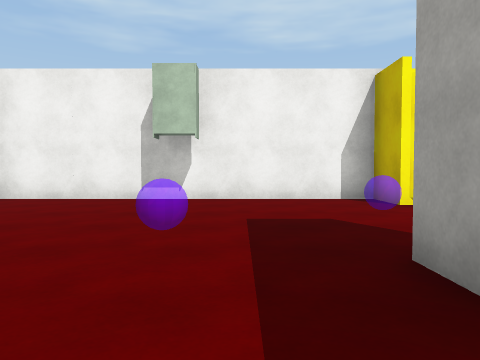
[1] (above)

16 first-person views from a walk through a 3-D level made in the Unity game engine. The camera is 1.2 m above the floor, tilts 2° down and sees 70° across. The floor is counted in squares, 2 m on a side. Each view is taken from the middle of a square. On the plan, view 1 faces up. The plan holds only what a view shows up to about 10 squares ahead; the rest is blank. The place goes on beyond the plan. The player character is not drawn. Surface patterns are stand-ins for the level's own textures.

[2]
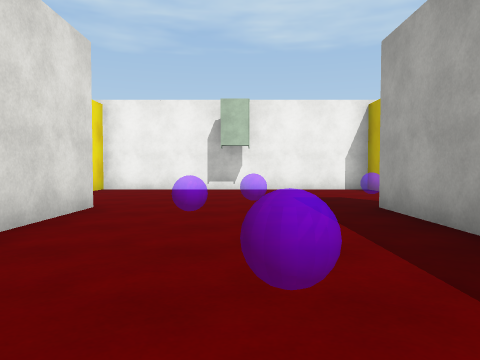

[3]
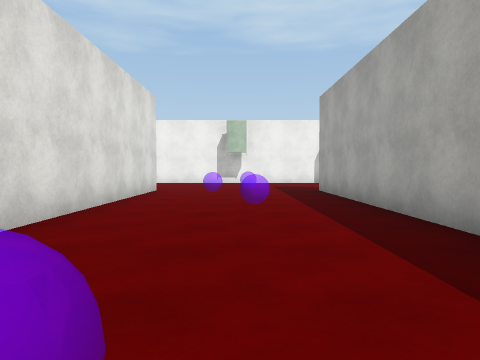

[4]
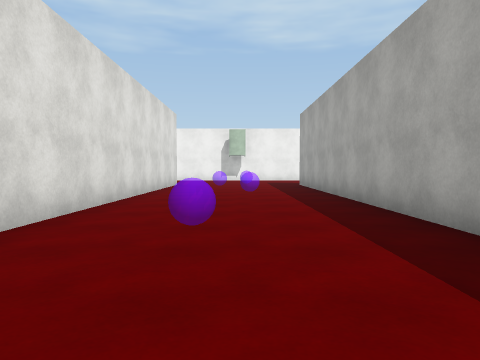

[5]
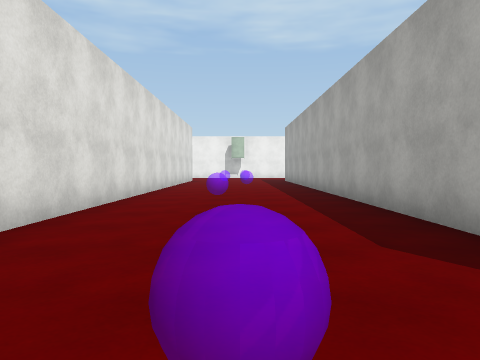

[6]
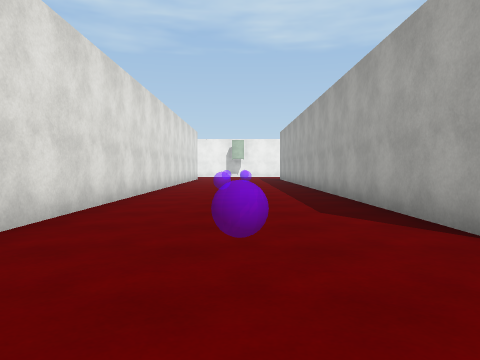

[7]
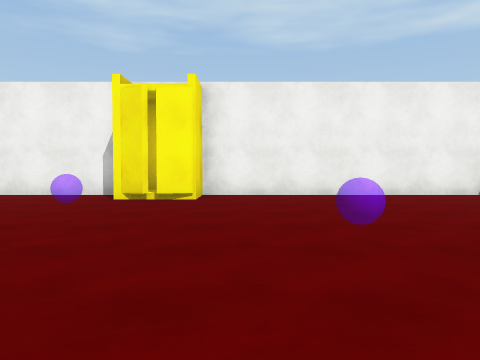

[8]
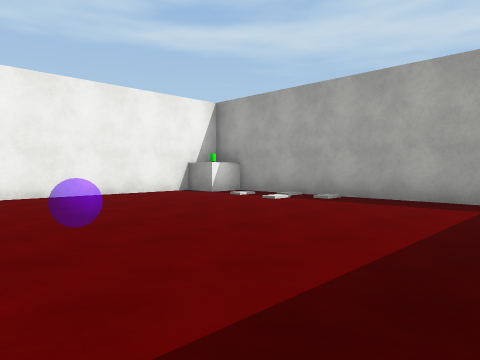

[9]
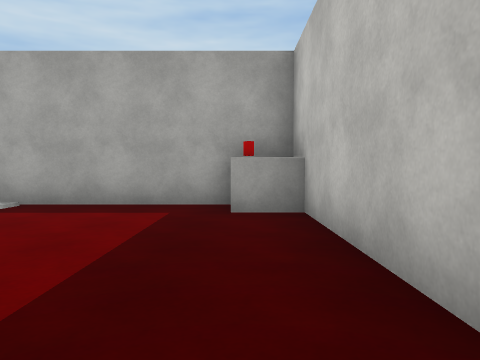

[10]
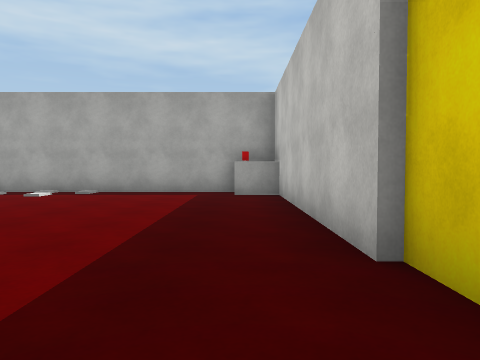

[11]
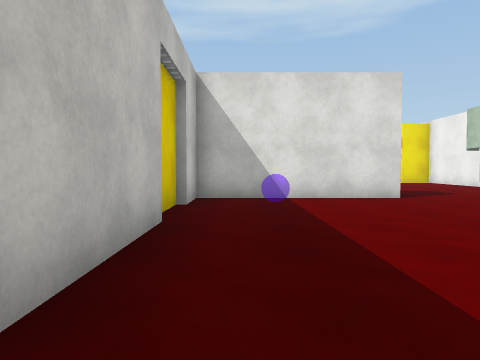

[12]
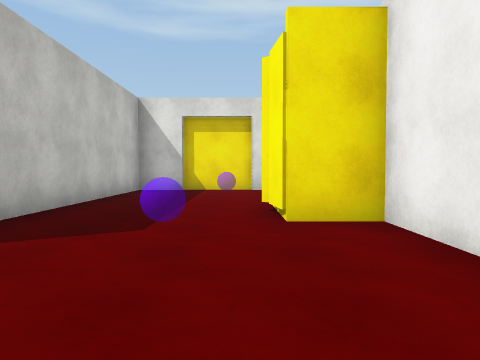

[13]
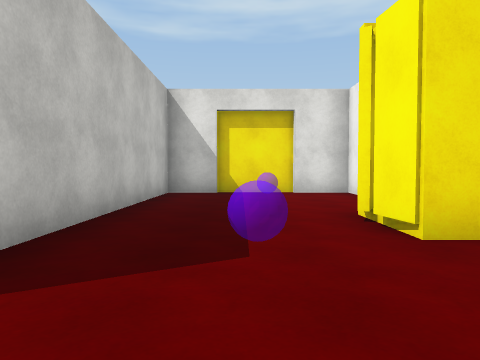

[14]
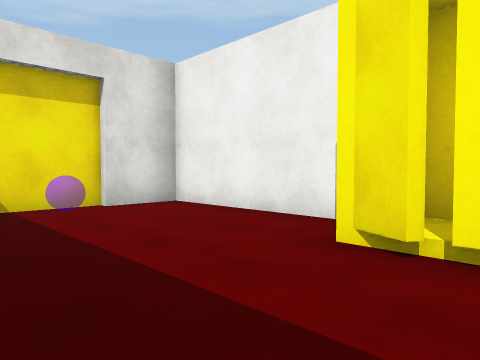

[15]
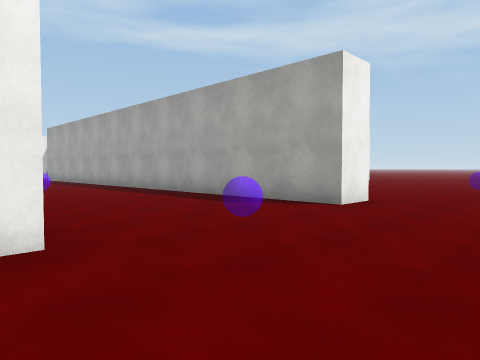

[16]
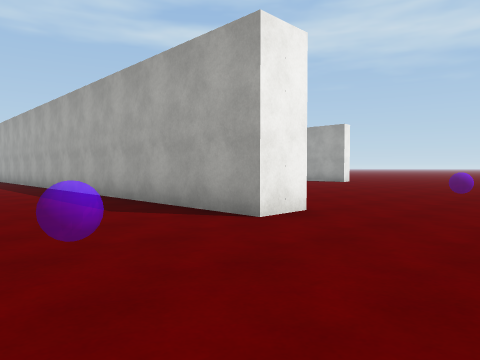

### Floor plan
Key: @ floor where view 1 was taken; # wall or solid block; . floor; C closet; B block; R red cylinder.
Columns run from 11 left of view 1 to 12 right of it. Each row starts with its distance up from view 1.
  7 ########################
  6 #....CC.......CC......B#
  5 # ........... .........#
  4 #..... ................#
  3 #......... ...... .....#
  2 ########. ..##.........#
  1        #....##.........#
  0        #...@## ........#
 -1        #.. .##.......BR#
 -2        #....############
 -3        #....#
 -4        #....#
 -5        #....#
 -6        #. ..#
 -7        #....#
 -8        #....#
 -9        #....#
-10        #....#
-11        #....#   ...
-12        #....#  .....
-13        #.. .##.......
-14        ........... ..
-15        ...........
-16        ......

Where each view was taken, in squares from view 1:
view 1: 0 up, 0 right, facing up
view 2: 3 down, 1 left, facing up
view 3: 7 down, 1 left, facing up
view 4: 10 down, 1 left, facing up
view 5: 14 down, 1 left, facing up
view 6: 16 down, 1 left, facing up
view 7: 1 down, 5 right, facing up
view 8: 1 down, 5 right, facing up-right
view 9: 1 down, 6 right, facing right
view 10: 1 down, 3 right, facing right
view 11: 1 down, 9 right, facing left
view 12: 5 up, 1 left, facing left
view 13: 4 up, 2 left, facing left
view 14: 3 up, 5 left, facing up-left
view 15: 16 down, 4 left, facing up-right
view 16: 16 down, 2 left, facing up-right
